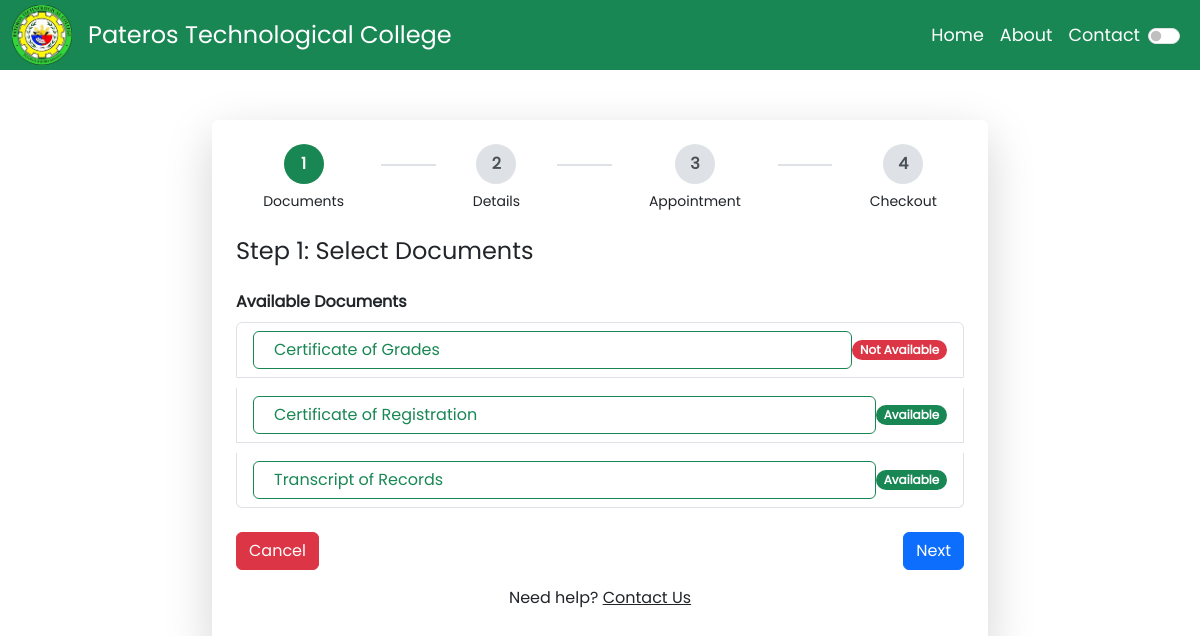
Before: /student/add-request.php (signed in) with the older database file.
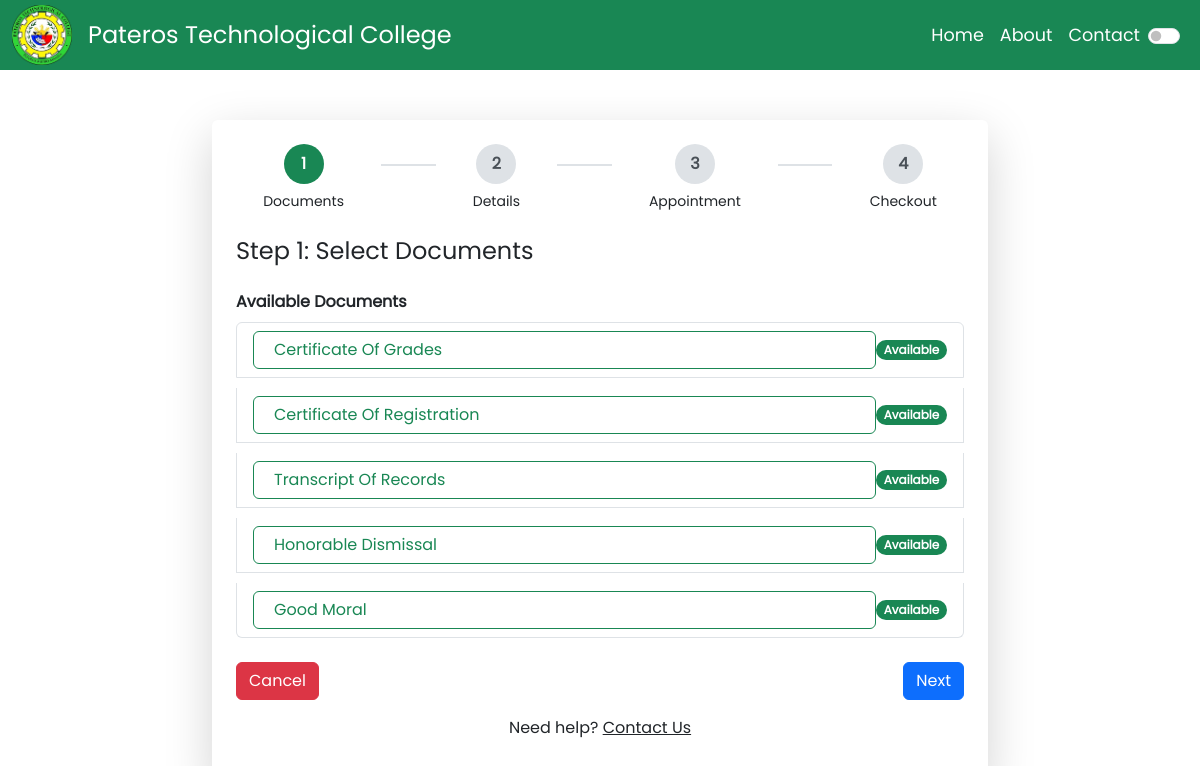
After: the same page with the newer database file.
### tables this page shows
CREATE TABLE `documents` (
  `id` int(15) NOT NULL,
  `code` varchar(15) NOT NULL,
  `name` varchar(255) NOT NULL,
  `price` int(15) NOT NULL,
  `is_available` enum('yes','no') NOT NULL DEFAULT 'yes',
  `eta` int(15) NOT NULL
);

### config/db.php (called while the page is built, shortened)
<?php
class class_model {
    private string $host = "localhost";
    private string $user = "root";
    private string $pass = "";
    private string $dbname = "practice2";
    private mysqli $mysqli;
    public function __construct()
    {
        $this->mysqli = new mysqli($this->host, $this->user, $this->pass, $this->dbname);
    }
    public function getDocuments() {
        $sql = "SELECT * FROM documents";
        $result = $this->mysqli->query($sql);
        return $result->fetch_all(MYSQLI_ASSOC);
    }
}

### student/add-request.php (the view, shortened to what this page needs)
<?php
require_once '../config/db.php';
$cm = new class_model();
?>
<!DOCTYPE html>
<html lang="en">
<head>
    <link rel="stylesheet" href="../vendor/bootstrapv5/css/bootstrap.min.css">
    <link rel="stylesheet" href="../assets/css/app.css">
    <link rel="stylesheet" href="https://cdn.jsdelivr.net/npm/flatpickr/dist/flatpickr.min.css">
</head>
<body>
<header class="text-white text-center">
    <nav class="navbar ">
        <nav class="container-fluid bg-success navbar-expand-lg navbar-light fixed-top">
            <a class="navbar-brand text-white d-none d-lg-flex align-items-center" href="index.php">
                <img src="../assets/images/logo.png" alt="PTC Logo" style="width: 60px; height: 60px;" class="me-3">
                <span style="font-size: 1.50rem; line-height: 60px;">Pateros Technological College</span>
            </a>
            <div class="collapse navbar-collapse" id="navbarNav">
                <ul class="navbar-nav ms-auto align-items-center">
                    <li class="nav-item">
                        <a class="nav-link active text-white" aria-current="page" href="#" style="font-size: 1.1rem;">Home</a>
                    </li>
                    <li class="nav-item">
                        <a class="nav-link text-white" href="#" style="font-size: 1.1rem;">About</a>
                    </li>
                    <li class="nav-item">
                        <a class="nav-link text-white" href="#" style="font-size: 1.1rem;">Contact</a>
                    </li>
                    <li class="nav-item">
                        <div class="form-check form-switch d-flex align-items-center">
                            <input class="form-check-input me-2" type="checkbox" id="themeToggle">
                        </div>
                    </li>
                </ul>
            </div>
    </nav>
</header>
<div class="container mt-1 py-1" style="max-width: 1200px;">
    <div class="row justify-content-center align-items-center mt-5 g-10">
        <div class="col-md-8 mt-5">
            <div class="p-4 shadow-lg rounded" style="background-color: var(--bg-color);">
                <div class="d-flex justify-content-between mb-4" id="stepper">
                    <div class="text-center flex-fill">
                        <div class="circle active" id="step-circle-0">1</div>
                        <small>Documents</small>
                    </div>
                    <div class="line"></div>
                    <div class="text-center flex-fill">
                        <div class="circle" id="step-circle-1">2</div>
                        <small>Details</small>
                    </div>
                    <div class="line"></div>
                    <div class="text-center flex-fill">
                        <div class="circle" id="step-circle-2">3</div>
                        <small>Appointment</small>
                    </div>
                    <div class="line"></div>
                    <div class="text-center flex-fill">
                        <div class="circle" id="step-circle-3">4</div>
                        <small>Checkout</small>
                    </div>
                </div>
                <form id="addRequestForm">
                    <div class="step active" id="step1">
    <h4 class="mb-4">Step 1: Select Documents</h4>
    <?php $result = $cm->getDocuments(); ?>
    <?php if (!empty($result)): ?>
        <div class="mb-3">
            <label for="document_selection" class="form-label fw-bold">Available Documents</label>
            <ul id="document_selection" class="list-group">
                <?php foreach ($result as $row):
                    $docId = htmlspecialchars($row['id']);
                    $docName = htmlspecialchars($row['name']);
                    $docPrice = htmlspecialchars($row['price'] ?? 0);
                    $docEta = htmlspecialchars($row['eta'] ?? 0);
                    $needsExtraInputs = in_array($docName, ['Certificate Of Grades', 'Certificate Of Registration']);
                    $isGraduated = ($_SESSION['sessionuser']['status'] ?? '') === 'Graduated';
                    $isRestrictedDoc = $isGraduated && $needsExtraInputs;
                ?>
                    <li class="list-group-item">
                        <div class="d-flex justify-content-between align-items-center">
                            <button type="button"
                                    class="btn <?= $isRestrictedDoc ? 'btn-outline-danger' : 'btn-outline-success' ?> document-toggle w-100 text-start"
                                    data-doc-id="<?= $docId ?>"
                                    data-doc-name="<?= $docName ?>"
                                    data-doc-price="<?= $docPrice ?>"
                                    data-doc-eta="<?= $docEta ?>"
                                    <?= $isRestrictedDoc ? 'disabled' : '' ?>>
                                <i class="fas fa-file-alt me-2"></i><?= $docName ?>
                            </button>
                            <span class="badge bg-<?= $isRestrictedDoc || $row['is_available'] !== 'yes' ? 'danger' : 'success' ?> rounded-pill">
                                <?= $isRestrictedDoc ? 'Not Available' : ($row['is_available'] === 'yes' ? 'Available' : 'Not Available') ?>
                            </span>
                        </div>
                    </li>
                <?php endforeach; ?>
            </ul>
        </div>
    <?php else: ?>
        <p class="text-muted text-center">No documents available for request.</p>
    <?php endif; ?>
                    <div class="d-flex justify-content-between mt-4">
                        <button type="button" class="btn btn-danger" id="prevBtn">Cancel</button>
                        <button type="button" class="btn btn-primary" id="nextBtn">Next</button>
                    </div>
                </form>
                <p class="text-center mt-3">
                    Need help? <a href="/contact.php" style="color: var(--link-color);">Contact Us</a>
                </p>
            </div>
        </div>
    </div>
</div>
</body>
</html>

### assets/css/app.css (style rules this page uses)
body { font-family: 'Poppins', sans-serif; }
.step { display: none; }
.step.active { display: block; }
.circle { width: 40px; height: 40px; line-height: 40px; border-radius: 50%; display: inline-block; text-align: center; font-weight: bold; }
.line { flex: 1; height: 2px; background-color: #ccc; margin: auto 10px; }
.circle.active { background-color: #0d6efd; color: #fff; }
.circle { width: 40px; height: 40px; border-radius: 50%; background-color: #dee2e6; color: #495057; display: flex; align-items: center; justify-content: center; margin: 0 auto 5px; font-weight: bold; }
.circle.active { background-color: #198754; color: white; }
.line { flex: 1; height: 2px; background-color: #dee2e6; margin-top: 20px; }
#document_selection { gap: 10px; }

Changed rows visible on the page:
removed documents: name "Certificate of Grades", is_available "Not Available"
removed documents: name "Certificate of Registration", is_available "Available"
removed documents: name "Transcript of Records", is_available "Available"
added documents: name "Certificate Of Grades", is_available "Available"
added documents: name "Certificate Of Registration", is_available "Available"
added documents: name "Transcript Of Records", is_available "Available"
added documents: name "Honorable Dismissal", is_available "Available"
added documents: name "Good Moral", is_available "Available"
